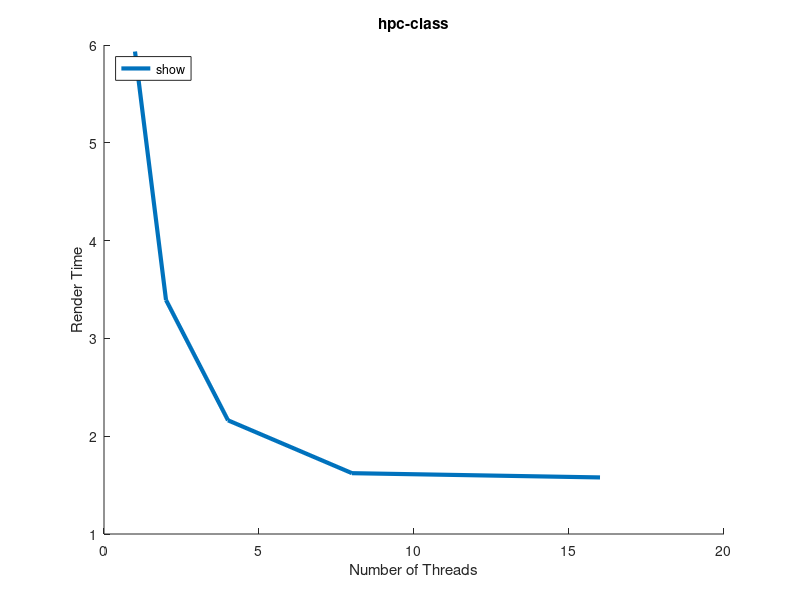

The MATLAB script that drew this image:
function guided8
clear all;
close all;
hold on;

x = [1 2 4 8 16];

t0 = [ 5.933393 3.392965 2.162468 1.621884 1.578440 ];
plot(x, t0, 'LineWidth', 3, 'DisplayName', 'models/ironman.obj 3840x2160');

title('hpc-class');
xlabel('Number of Threads');
ylabel('Render Time');
legend('show', 'Location', 'NorthWest');

